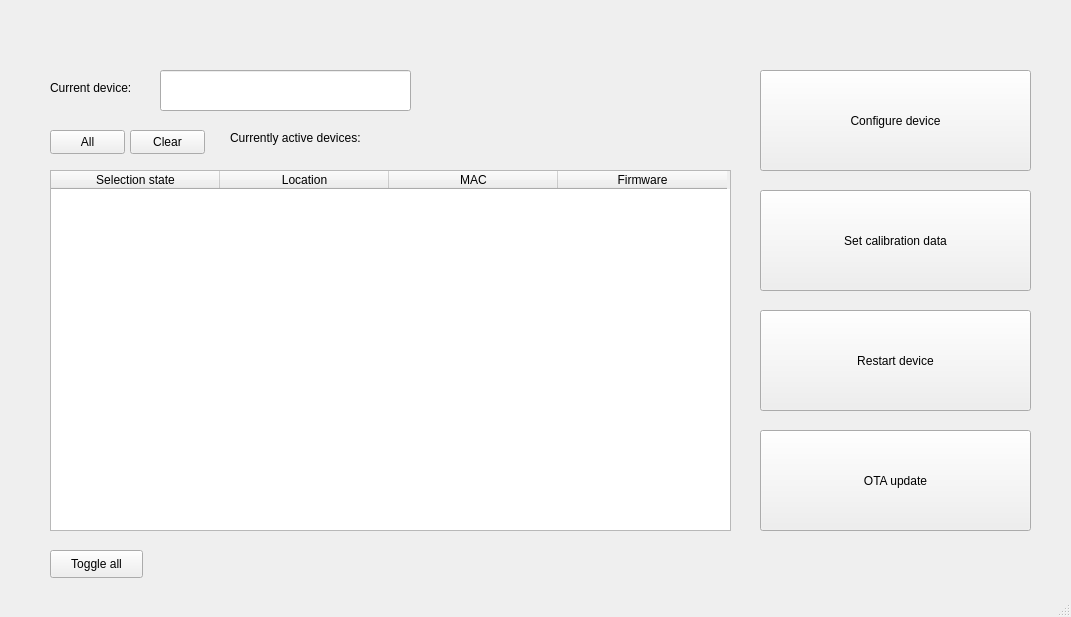
<?xml version="1.0" encoding="UTF-8"?>
<ui version="4.0">
 <class>MainWindow</class>
 <widget class="QMainWindow" name="MainWindow">
  <property name="geometry">
   <rect>
    <x>0</x>
    <y>0</y>
    <width>1071</width>
    <height>617</height>
   </rect>
  </property>
  <property name="windowTitle">
   <string>MainWindow</string>
  </property>
  <widget class="QWidget" name="centralwidget">
   <widget class="QLabel" name="cur_dev_label">
    <property name="geometry">
     <rect>
      <x>50</x>
      <y>80</y>
      <width>131</width>
      <height>16</height>
     </rect>
    </property>
    <property name="text">
     <string>Current device:</string>
    </property>
   </widget>
   <widget class="QLineEdit" name="cur_dev_lineEdit">
    <property name="geometry">
     <rect>
      <x>160</x>
      <y>70</y>
      <width>251</width>
      <height>41</height>
     </rect>
    </property>
   </widget>
   <widget class="QLabel" name="cur_actual_dev_label">
    <property name="geometry">
     <rect>
      <x>230</x>
      <y>130</y>
      <width>181</width>
      <height>16</height>
     </rect>
    </property>
    <property name="text">
     <string>Currently active devices:</string>
    </property>
   </widget>
   <widget class="QPushButton" name="config_button">
    <property name="geometry">
     <rect>
      <x>760</x>
      <y>70</y>
      <width>271</width>
      <height>101</height>
     </rect>
    </property>
    <property name="text">
     <string>Configure device</string>
    </property>
   </widget>
   <widget class="QPushButton" name="restart_dev_button">
    <property name="geometry">
     <rect>
      <x>760</x>
      <y>310</y>
      <width>271</width>
      <height>101</height>
     </rect>
    </property>
    <property name="text">
     <string>Restart device</string>
    </property>
   </widget>
   <widget class="QPushButton" name="set_calib_button">
    <property name="geometry">
     <rect>
      <x>760</x>
      <y>190</y>
      <width>271</width>
      <height>101</height>
     </rect>
    </property>
    <property name="text">
     <string>Set calibration data</string>
    </property>
   </widget>
   <widget class="QPushButton" name="update_button">
    <property name="geometry">
     <rect>
      <x>760</x>
      <y>430</y>
      <width>271</width>
      <height>101</height>
     </rect>
    </property>
    <property name="text">
     <string>OTA update</string>
    </property>
   </widget>
   <widget class="QPushButton" name="toggle_all_btn">
    <property name="geometry">
     <rect>
      <x>50</x>
      <y>550</y>
      <width>93</width>
      <height>28</height>
     </rect>
    </property>
    <property name="text">
     <string>Toggle all</string>
    </property>
   </widget>
   <widget class="QPushButton" name="all_btn">
    <property name="geometry">
     <rect>
      <x>50</x>
      <y>130</y>
      <width>75</width>
      <height>24</height>
     </rect>
    </property>
    <property name="text">
     <string>All</string>
    </property>
   </widget>
   <widget class="QPushButton" name="clear_btn">
    <property name="geometry">
     <rect>
      <x>130</x>
      <y>130</y>
      <width>75</width>
      <height>24</height>
     </rect>
    </property>
    <property name="text">
     <string>Clear</string>
    </property>
   </widget>
   <widget class="QTableWidget" name="device_table">
    <property name="geometry">
     <rect>
      <x>50</x>
      <y>170</y>
      <width>681</width>
      <height>361</height>
     </rect>
    </property>
    <property name="verticalScrollBarPolicy">
     <enum>Qt::ScrollBarAlwaysOff</enum>
    </property>
    <property name="autoScroll">
     <bool>true</bool>
    </property>
    <property name="sortingEnabled">
     <bool>true</bool>
    </property>
    <attribute name="horizontalHeaderCascadingSectionResizes">
     <bool>false</bool>
    </attribute>
    <attribute name="horizontalHeaderDefaultSectionSize">
     <number>169</number>
    </attribute>
    <attribute name="horizontalHeaderMinimumSectionSize">
     <number>159</number>
    </attribute>
    <attribute name="verticalHeaderStretchLastSection">
     <bool>false</bool>
    </attribute>
    <column>
     <property name="text">
      <string>Selection state</string>
     </property>
    </column>
    <column>
     <property name="text">
      <string>Location</string>
     </property>
    </column>
    <column>
     <property name="text">
      <string>MAC</string>
     </property>
    </column>
    <column>
     <property name="text">
      <string>Firmware</string>
     </property>
    </column>
   </widget>
  </widget>
  <widget class="QStatusBar" name="statusbar"/>
 </widget>
 <resources/>
 <connections/>
</ui>
